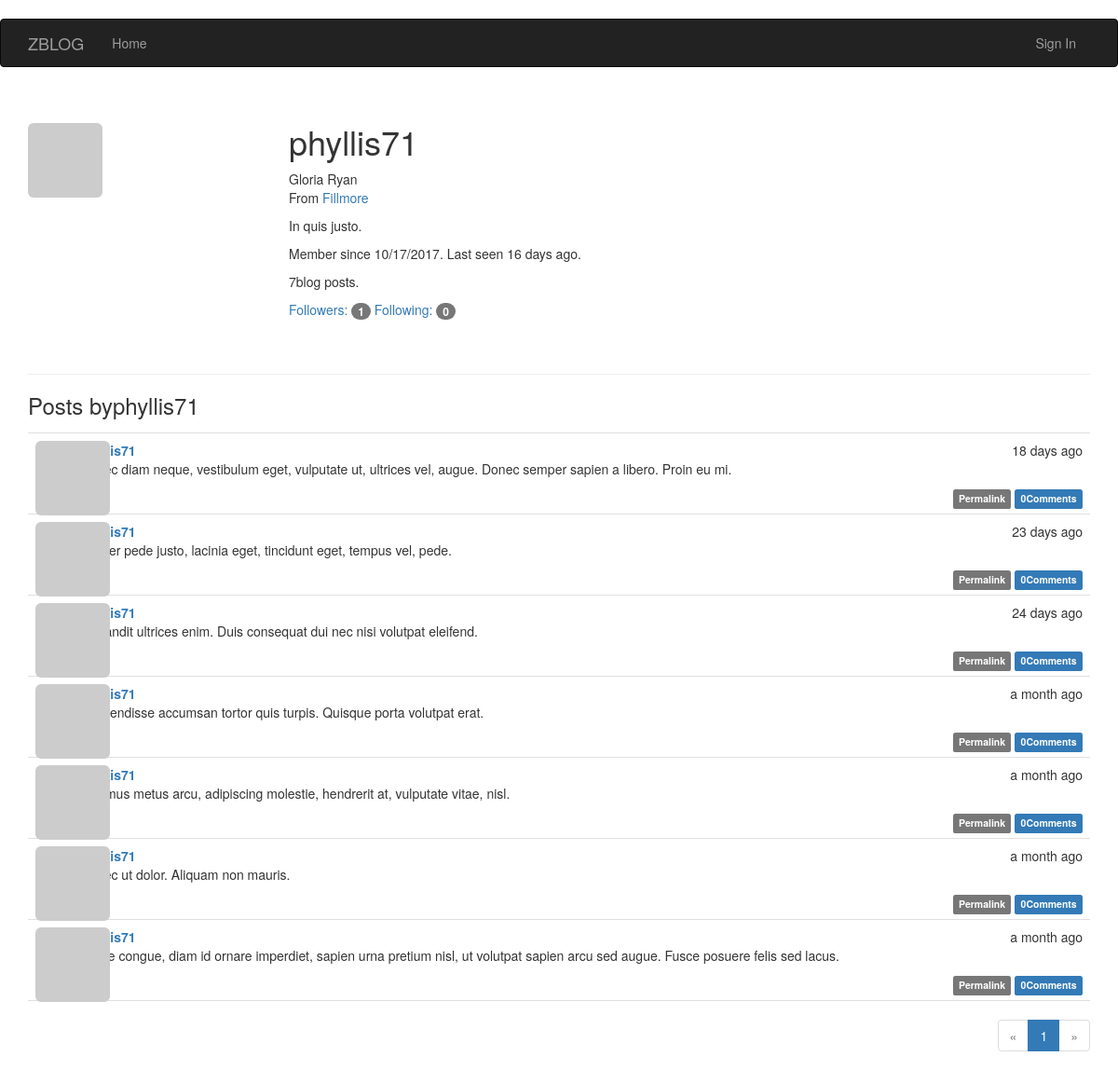
The app's page /user/phyllis71 with its own data.
### app/models.py (models this page shows, shortened)
class User(UserMixin,db.Model):
    __tablename__ = 'users'
    id = db.Column(db.Integer, primary_key=True)
    email = db.Column(db.String(64), unique=True, index=True)
    username = db.Column(db.String(64), unique=True, index=True)
    role_id = db.Column(db.Integer, db.ForeignKey('roles.id'))
    password_hash=db.Column(db.String(128))
    confirmed =db.Column(db.Boolean,default=False)
    posts   =db.relationship('Post',   backref='author',lazy='dynamic')
    comments=db.relationship('Comment',backref='author',lazy='dynamic')
    followed = db.relationship('Follow',
                                foreign_keys=[Follow.follower_id],
                                backref=db.backref('follower', lazy='joined'),
                                lazy='dynamic',
                                cascade='all, delete-orphan')
    followers = db.relationship('Follow',
                                foreign_keys=[Follow.followed_id],
                                backref=db.backref('followed', lazy='joined'),
                                lazy='dynamic',
                                cascade='all, delete-orphan')
    @property
    def password(self):
        raise AttributeError ('password is not a readable attribute')
    name= db.Column(db.String(64))
    location=db.Column(db.String(64))
    about_me=db.Column(db.Text())
    member_since=db.Column(db.DateTime(),default=datetime.utcnow)
    last_seen=db.Column(db.DateTime(),default=datetime.utcnow)
    avatar_hash =db.Column(db.String(32))
    def gravatar(self,size=100,default='identicon',rating='g'):
        if request.is_secure:
            url='https://secure.gravatar.com/avatar'
        else:
            url='http://www.gravatar.com/avatar'
        hash=self.avatar_hash or hashlib.md5(self.email.encode('utf-8')).hexdigest()
        return '{url}/{hash}?s={size}&d={default}&r={rating}'.\
            format(url=url,hash=hash,size=size,default=default,rating=rating)
    '''
    def change_email(self,token):
        pass
        self.email=new_email
        self.avatar_hashself.avatar_hash=hashlib.md5(self.email.encode('utf-8')).hexdigest()
        db.session.add(self)
    '''

class Post(db.Model):
    __tablename__='posts'
    id = db.Column(db.Integer,primary_key=True)
    body = db.Column(db.Text)
    body_html=db.Column(db.Text)
    timestamp=db.Column(db.DateTime,index=True,default=datetime.utcnow)
    author_id=db.Column(db.Integer,db.ForeignKey('users.id'))
    comments=db.relationship('Comment',backref='post',lazy='dynamic')

### app/main/views.py (the view)
@main.route('/user/<username>')
def user(username):
    user= User.query.filter_by(username=username).first_or_404()
    page = request.args.get('page',1,type=int)
    pagination= user.posts.order_by(Post.timestamp.desc()).paginate\
            (page,per_page=15,error_out=False)
    posts=pagination.items
    return render_template('user.html',user=user,posts=posts,pagination=pagination)

### app/auth/views.py (called while the page is built)
@auth.before_app_request
def before_request():
    if current_user.is_authenticated:
        current_user.ping()
        if not current_user.confirmed\
                and request.endpoint[:5]!='auth.'\
                and request.endpoint !='static':
            return redirect(url_for('auth.unconfirmed'))

### app/main/__init__.py (called while the page is built)
@main.app_context_processor
def inject_permissions():
    return dict(Permission=Permission)

### app/models.py (called while the page is built)
    def can(self,permissions):
        return False

    def is_administrator(self):
        return False

### app/templates/user.html (shortened to what this page needs)
{% extends "base.html" %}
{%import "_macros.html" as macros %}
{% block page_content %}
<div class="page-header">
    <img class="img-rounded profile-thumbnail" src="{{ user.gravatar(size=256) }}">
    <div class="profile-header">
        <h1>{{ user.username }}</h1>
        {% if user.name or user.location %}
        <p>
            {% if user.name %}{{ user.name }}<br>{% endif %}
            {% if user.location %}
                From <a href="http://maps.google.com/?q={{ user.location }}">{{ user.location }}</a><br>
            {% endif %}
        </p>
        {% endif %}
        {% if user.about_me %}<p>{{ user.about_me }}</p>{% endif %}
        <p>Member since {{ moment(user.member_since).format('L') }}. Last seen {{ moment(user.last_seen).fromNow() }}.</p>
        <p>{{user.posts.count()}}blog posts.</p>
        <p>
            <a href="{{ url_for('.followers', username=user.username) }}">Followers: <span class="badge">{{ user.followers.count() - 1 }}</span></a>
            <a href="{{ url_for('.followed_by', username=user.username) }}">Following: <span class="badge">{{ user.followed.count() - 1 }}</span></a>
        </p>
    </div>
</div>
<h3> Posts by{{user.username}}</h3>
{% include '_posts.html'%}
{% if pagination %}
<div class = "pagination">
    {{macros.pagination_widget(pagination,'.user',username=user.username)}}
</div>
{%endif%}
{% endblock %}

### app/templates/_posts.html (shortened to what this page needs)
<ul class="posts">
    {% for post in posts %}
    <li class="post">
        <div class="post-thumbnail">
            <a href="{{ url_for('.user', username=post.author.username) }}">
                <img class="img-rounded profile-thumbnail" src="{{ post.author.gravatar(size=40) }}">
            </a>
        </div>
        <div class="post-content">
            <div class="post-date">{{ moment(post.timestamp).fromNow() }}</div>
            <div class="post-author"><a href="{{ url_for('.user', username=post.author.username) }}">{{ post.author.username }}</a></div>
            <div class="post-body">
                {% if post.body_html %}
                    {{ post.body_html | safe }}
                {% else %}
                    {{ post.body }}
                {% endif %}
            </div>
            <div class="post-footer">
                <a href="{{ url_for('.post', id=post.id) }}">
                    <span class="label label-default">Permalink</span>
                </a>
                <a href="{{url_for('.post',id=post.id)}}#comments">
                    <span class="label label-primary">
                        {{post.comments.count()}}Comments
                    </span>
                </a>
            </div>
        </div>
    </li>
    {% endfor %}
</ul>

### app/static/styles.css (style rules this page uses)
.profile-thumbnail { position: absolute; }
.profile-header { min-height: 260px; margin-left: 280px; }
ul.posts { list-style-type: none; padding: 0px; margin: 16px 0px 0px 0px; border-top: 1px solid #e0e0e0; }
ul.posts li.post { padding: 8px; border-bottom: 1px solid #e0e0e0; }
div.post-date { float: right; }
div.post-author { font-weight: bold; }
div.post-thumbnail { position: absolute; }
div.post-content { margin-left: 48px; min-height: 48px; }
div.post-footer { text-align: right; }
div.pagination { width: 100%; text-align: right; padding: 0px; margin: 0px; }

### records on screen
User: username "phyllis71", name "Gloria Ryan", location "Fillmore", about_me "In quis justo.", member_since "10/17/2017", last_seen "16 days ago"
Post: timestamp "18 days ago", body_html "Donec diam neque, vestibulum eget, vulputate ut, ultrices vel, augue. Donec semper sapien a libero. Proin eu mi.", comments.count "0"
Post: timestamp "23 days ago", body_html "Integer pede justo, lacinia eget, tincidunt eget, tempus vel, pede.", comments.count "0"
Post: timestamp "24 days ago", body_html "In blandit ultrices enim. Duis consequat dui nec nisi volutpat eleifend.", comments.count "0"
Post: timestamp "a month ago", body_html "Suspendisse accumsan tortor quis turpis. Quisque porta volutpat erat.", comments.count "0"
Post: timestamp "a month ago", body_html "Vivamus metus arcu, adipiscing molestie, hendrerit at, vulputate vitae, nisl.", comments.count "0"
Post: timestamp "a month ago", body_html "Donec ut dolor. Aliquam non mauris.", comments.count "0"
Post: timestamp "a month ago", body_html "Fusce congue, diam id ornare imperdiet, sapien urna pretium nisl, ut volutpat sapien arcu sed augue. Fusce posuere felis sed lacus.", comments.count "0"

### other values on screen
{{ user.posts.count() }} "7"
{{ user.followers.count() - 1 }} "1"
{{ user.followed.count() - 1 }} "0"
{{ p }} "1"
